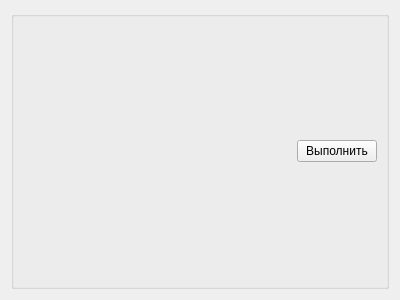
<?xml version="1.0" encoding="UTF-8"?>
<ui version="4.0">
 <class>HeuristicsForm</class>
 <widget class="QWidget" name="HeuristicsForm">
  <property name="geometry">
   <rect>
    <x>0</x>
    <y>0</y>
    <width>400</width>
    <height>300</height>
   </rect>
  </property>
  <property name="windowTitle">
   <string>Form</string>
  </property>
  <layout class="QVBoxLayout" name="verticalLayout_2">
   <item>
    <widget class="QGroupBox" name="groupBox">
     <layout class="QVBoxLayout" name="verticalLayout_3">
      <item>
       <layout class="QVBoxLayout" name="verticalLayout_params"/>
      </item>
      <item>
       <layout class="QHBoxLayout" name="horizontalLayout">
        <item>
         <spacer name="horizontalSpacer">
          <property name="orientation">
           <enum>Qt::Horizontal</enum>
          </property>
          <property name="sizeHint" stdset="0">
           <size>
            <width>40</width>
            <height>20</height>
           </size>
          </property>
         </spacer>
        </item>
        <item>
         <widget class="QPushButton" name="pushButton_execute">
          <property name="text">
           <string>Выполнить</string>
          </property>
         </widget>
        </item>
       </layout>
      </item>
     </layout>
    </widget>
   </item>
  </layout>
 </widget>
 <resources/>
 <connections/>
</ui>
